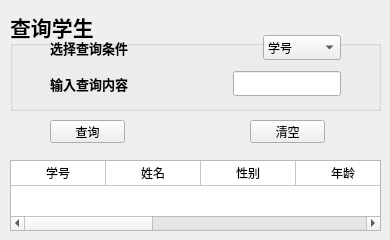
      <widget class="QWidget" name="tab_19">
       <attribute name="title">
        <string>查询</string>
       </attribute>
       <widget class="QGroupBox" name="groupBox_14">
        <property name="geometry">
         <rect>
          <x>10</x>
          <y>10</y>
          <width>371</width>
          <height>101</height>
         </rect>
        </property>
        <property name="font">
         <font>
          <family>华文隶书</family>
          <pointsize>16</pointsize>
          <weight>75</weight>
          <bold>true</bold>
         </font>
        </property>
        <property name="title">
         <string>查询学生</string>
        </property>
        <widget class="QWidget" name="layoutWidget12">
         <property name="geometry">
          <rect>
           <x>40</x>
           <y>20</y>
           <width>291</width>
           <height>71</height>
          </rect>
         </property>
         <layout class="QVBoxLayout" name="verticalLayout_13">
          <item>
           <layout class="QHBoxLayout" name="horizontalLayout_37">
            <item>
             <widget class="QLabel" name="findStuConditionLabel">
              <property name="font">
               <font>
                <family>仿宋</family>
                <pointsize>10</pointsize>
               </font>
              </property>
              <property name="text">
               <string>选择查询条件 </string>
              </property>
             </widget>
            </item>
            <item>
             <spacer name="horizontalSpacer_19">
              <property name="orientation">
               <enum>Qt::Horizontal</enum>
              </property>
              <property name="sizeHint" stdset="0">
               <size>
                <width>40</width>
                <height>20</height>
               </size>
              </property>
             </spacer>
            </item>
            <item>
             <widget class="QComboBox" name="findStuConditionCombo">
              <property name="font">
               <font>
                <family>宋体</family>
                <pointsize>9</pointsize>
                <weight>50</weight>
                <bold>false</bold>
               </font>
              </property>
              <item>
               <property name="text">
                <string>学号</string>
               </property>
              </item>
              <item>
               <property name="text">
                <string>姓名</string>
               </property>
              </item>
              <item>
               <property name="text">
                <string>联系电话</string>
               </property>
              </item>
             </widget>
            </item>
           </layout>
          </item>
          <item>
           <layout class="QHBoxLayout" name="horizontalLayout_38">
            <item>
             <widget class="QLabel" name="findStuContentLabel">
              <property name="font">
               <font>
                <family>仿宋</family>
                <pointsize>10</pointsize>
               </font>
              </property>
              <property name="text">
               <string>输入查询内容</string>
              </property>
             </widget>
            </item>
            <item>
             <spacer name="horizontalSpacer_18">
              <property name="orientation">
               <enum>Qt::Horizontal</enum>
              </property>
              <property name="sizeHint" stdset="0">
               <size>
                <width>40</width>
                <height>20</height>
               </size>
              </property>
             </spacer>
            </item>
            <item>
             <widget class="QLineEdit" name="findStuContentInput">
              <property name="font">
               <font>
                <family>宋体</family>
                <pointsize>9</pointsize>
                <weight>50</weight>
                <bold>false</bold>
               </font>
              </property>
             </widget>
            </item>
           </layout>
          </item>
         </layout>
        </widget>
       </widget>
       <widget class="QPushButton" name="findStuBtn">
        <property name="geometry">
         <rect>
          <x>50</x>
          <y>120</y>
          <width>75</width>
          <height>23</height>
         </rect>
        </property>
        <property name="font">
         <font>
          <family>宋体</family>
          <pointsize>9</pointsize>
         </font>
        </property>
        <property name="text">
         <string>查询</string>
        </property>
       </widget>
       <widget class="QPushButton" name="resetFindStuBtn">
        <property name="geometry">
         <rect>
          <x>250</x>
          <y>120</y>
          <width>75</width>
          <height>23</height>
         </rect>
        </property>
        <property name="font">
         <font>
          <family>宋体</family>
          <pointsize>9</pointsize>
         </font>
        </property>
        <property name="text">
         <string>清空</string>
        </property>
       </widget>
       <widget class="QTableWidget" name="findStuTable">
        <property name="geometry">
         <rect>
          <x>10</x>
          <y>160</y>
          <width>371</width>
          <height>71</height>
         </rect>
        </property>
        <property name="font">
         <font>
          <family>宋体</family>
          <pointsize>9</pointsize>
         </font>
        </property>
        <property name="rowCount">
         <number>1</number>
        </property>
        <property name="columnCount">
         <number>8</number>
        </property>
        <attribute name="horizontalHeaderVisible">
         <bool>false</bool>
        </attribute>
        <attribute name="horizontalHeaderDefaultSectionSize">
         <number>95</number>
        </attribute>
        <attribute name="verticalHeaderVisible">
         <bool>false</bool>
        </attribute>
        <attribute name="verticalHeaderDefaultSectionSize">
         <number>25</number>
        </attribute>
        <row/>
        <column/>
        <column/>
        <column/>
        <column/>
        <column/>
        <column/>
        <column/>
        <column/>
        <item row="0" column="0">
         <property name="text">
          <string>学号</string>
         </property>
         <property name="textAlignment">
          <set>AlignCenter</set>
         </property>
        </item>
        <item row="0" column="1">
         <property name="text">
          <string>姓名</string>
         </property>
         <property name="textAlignment">
          <set>AlignCenter</set>
         </property>
        </item>
        <item row="0" column="2">
         <property name="text">
          <string>性别</string>
         </property>
         <property name="textAlignment">
          <set>AlignCenter</set>
         </property>
        </item>
        <item row="0" column="3">
         <property name="text">
          <string>年龄</string>
         </property>
         <property name="textAlignment">
          <set>AlignCenter</set>
         </property>
        </item>
        <item row="0" column="4">
         <property name="text">
          <string>籍贯</string>
         </property>
         <property name="textAlignment">
          <set>AlignCenter</set>
         </property>
        </item>
        <item row="0" column="5">
         <property name="text">
          <string>政治面貌</string>
         </property>
         <property name="textAlignment">
          <set>AlignCenter</set>
         </property>
        </item>
        <item row="0" column="6">
         <property name="text">
          <string>入学时间</string>
         </property>
         <property name="textAlignment">
          <set>AlignCenter</set>
         </property>
        </item>
        <item row="0" column="7">
         <property name="text">
          <string>联系电话</string>
         </property>
         <property name="textAlignment">
          <set>AlignCenter</set>
         </property>
        </item>
       </widget>
      </widget>
